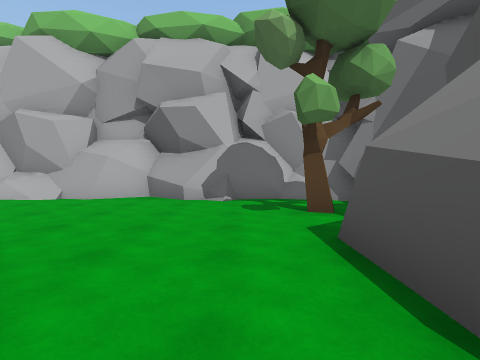
view 1 (above)

21 first-person views from a walk through a Unity game level. The camera is 1.3 m above the floor, tilts 2° down and sees 85° across. The floor is counted in squares, 2 m on a side. Each view is taken from the middle of a square. On the plan, view 1 faces up. The plan holds only what a view shows up to about 9 squares ahead; the rest is blank. The place goes on beyond the plan. The player character is not drawn.

view 2
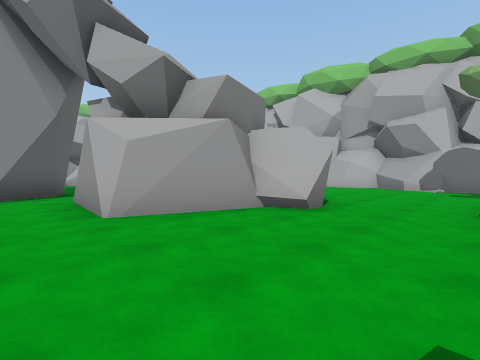

view 3
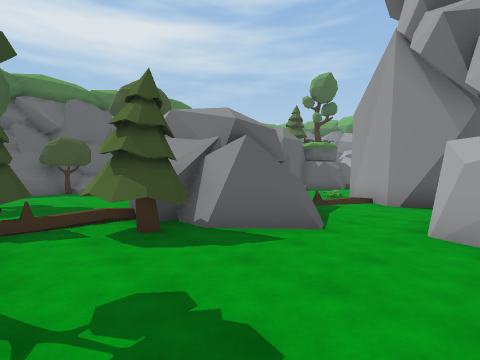

view 4
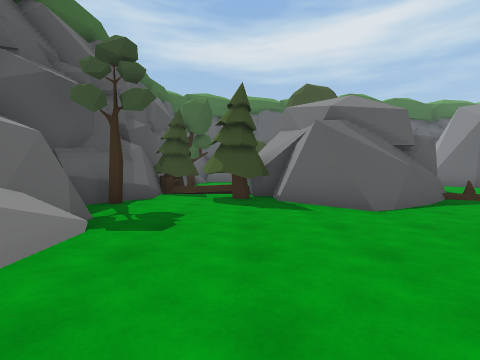

view 5
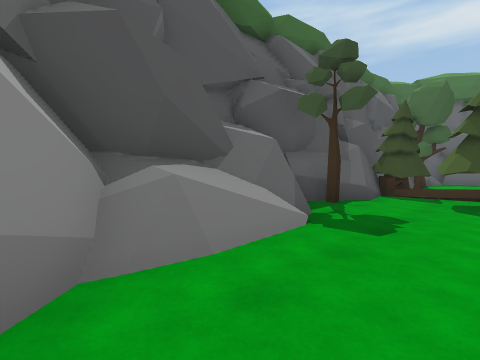

view 6
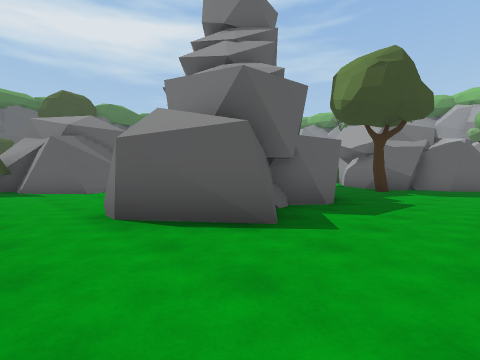

view 7
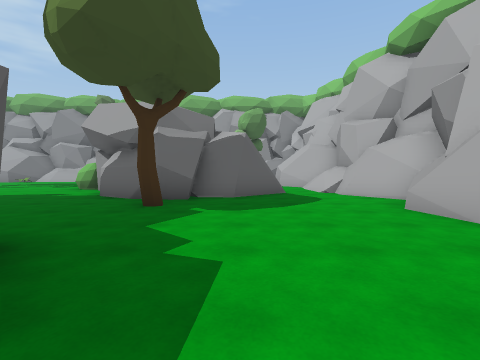

view 8
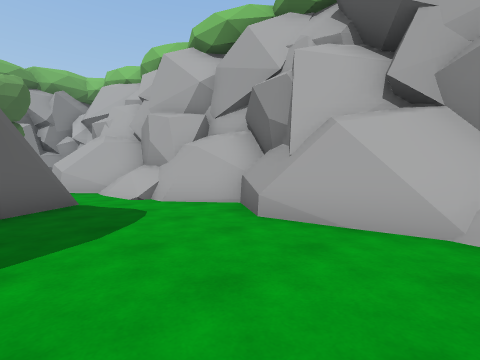

view 9
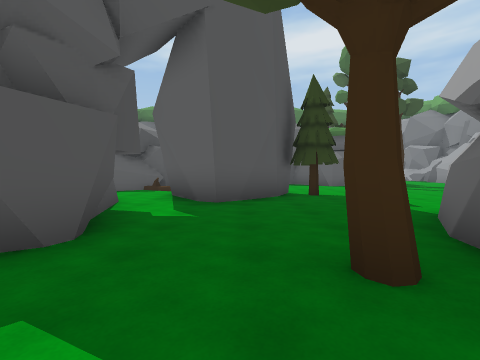

view 10
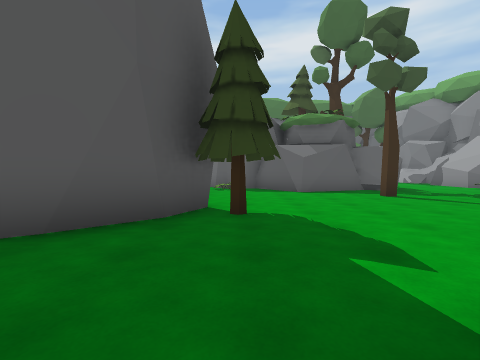

view 11
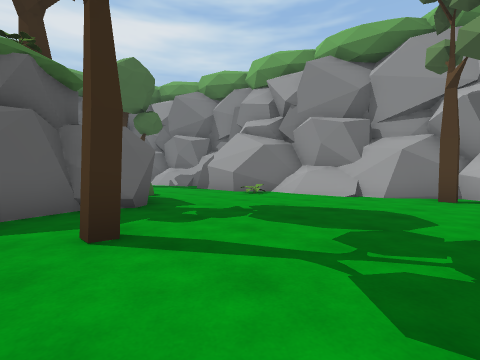

view 12
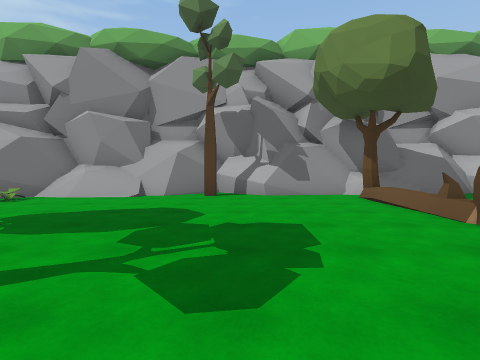

view 13
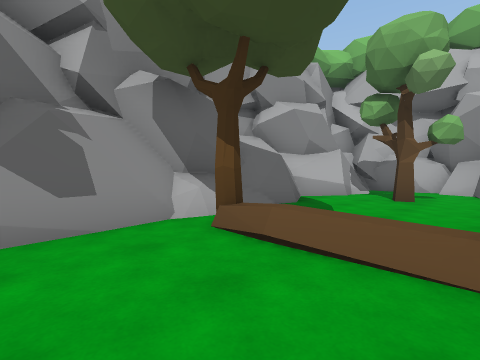

view 14
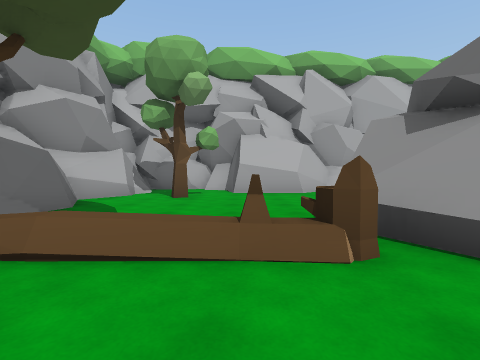

view 15
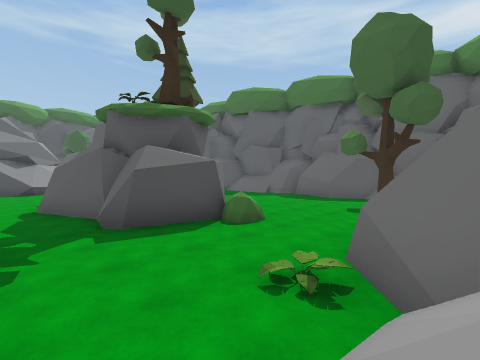

view 16
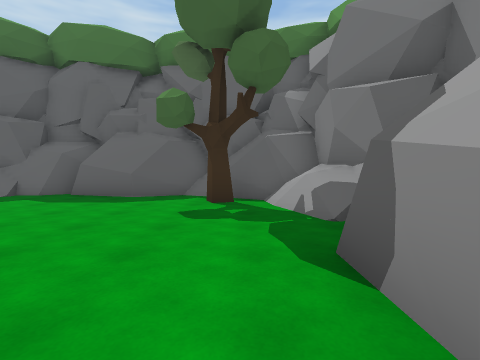

view 17
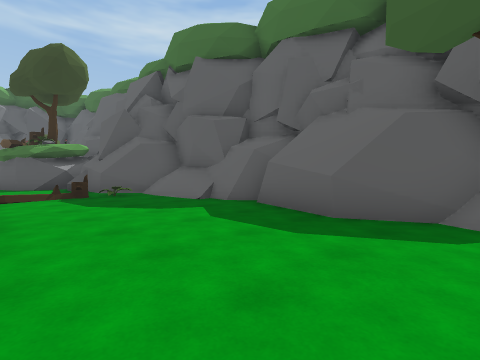

view 18
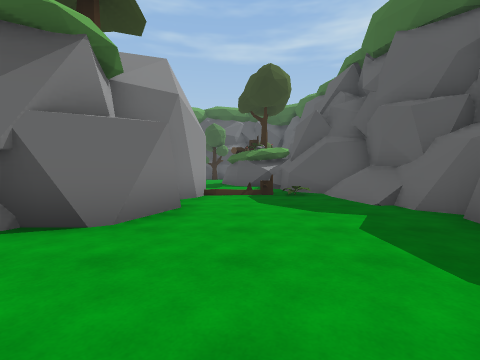

view 19
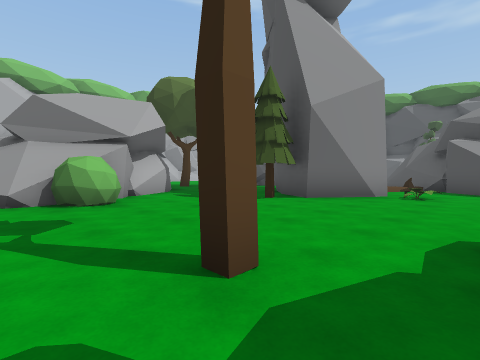

view 20
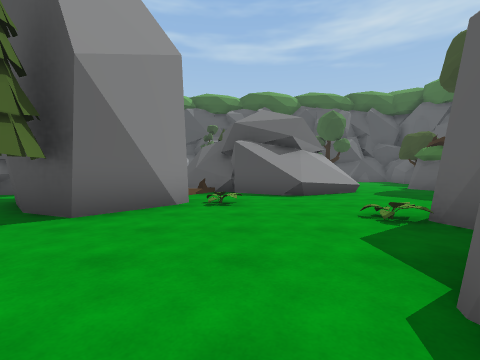

view 21
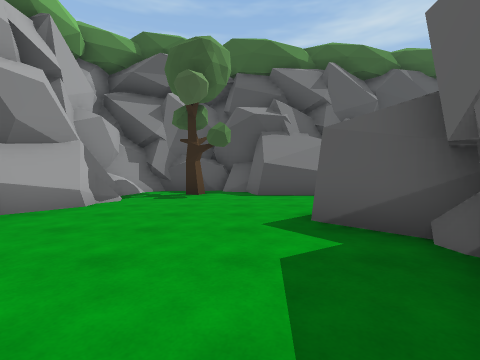

### Floor plan
Key: @ floor where view 1 was taken; # wall or solid block; . main floor; : floor 0.25 m higher than the main floor; / step, stairs or slope; = window, fence, low wall or low ledge; T tree; R rock; B bush; O other object.
Columns run from 21 left of view 1 to 3 right of it. Each row starts with its distance up from view 1.
  7  #######################
  6 ##.#####///..###://.##.##
  5 ##..###.................#
  4 ##.....  #............T.#
  3 #..T...  ##............##
  2 #..... #  ##......#...##
  1 ##.... #  ##T..#####..##
  0 #=   ### ##....#  ##.@/##
 -1 ##TOOO=###.....#  #..../#
 -2 ##.....BB.......R##..../#
 -3 ##...........##......../#
 -4 #..........T###......../#
 -5 #T..........###...##...T#
 -6 ##..............O####TT.#
 -7 #/.....T....... ######TO#
 -8 #/.............###  # TT#
 -9 ###...R####. ..=##    .T#
-10  ##...RR# ##....=   ....#
-11   #..BR##    .....  ....
-12   #....RRR##  ....  ...T
-13   ......R..#    ..   ..
-14  #/......... ...OO
-15  #/........O..##O
-16  ##T......./###
-17  ##=/###////#
-18  ##### ######

Positions as (right, up) in squares from view 1, and headings:
1: (0, 0), facing up
2: (1, -4), facing up-left
3: (2, -2), facing down-left
4: (0, 0), facing down
5: (0, 0), facing down-right
6: (0, 4), facing down-left
7: (-4, 3), facing left
8: (-6, 3), facing up-left
9: (-8, 3), facing down
10: (-10, 0), facing down
11: (-13, -4), facing down-left
12: (-13, -4), facing left
13: (-17, -3), facing up-left
14: (-17, -3), facing up
15: (-20, -7), facing down-right
16: (-18, -10), facing down
17: (-17, -13), facing down-right
18: (-17, -14), facing right
19: (-15, -8), facing up-right
20: (-13, -7), facing right
21: (-6, 3), facing right
